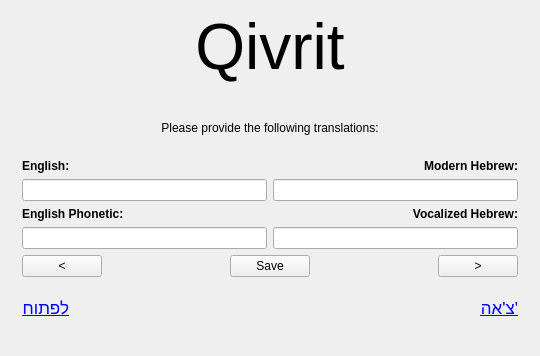
<?xml version="1.0" encoding="UTF-8"?>
<ui version="4.0">
 <class>MainWindow</class>
 <widget class="QMainWindow" name="MainWindow">
  <property name="geometry">
   <rect>
    <x>0</x>
    <y>0</y>
    <width>540</width>
    <height>356</height>
   </rect>
  </property>
  <property name="windowTitle">
   <string>Qivrit</string>
  </property>
  <widget class="QWidget" name="centralWidget">
   <layout class="QVBoxLayout" name="verticalLayout_5">
    <item>
     <layout class="QHBoxLayout" name="horizontalLayout_4">
      <item>
       <widget class="QLabel" name="label">
        <property name="autoFillBackground">
         <bool>false</bool>
        </property>
        <property name="text">
         <string>&lt;!DOCTYPE HTML PUBLIC &quot;-//W3C//DTD HTML 4.0//EN&quot; &quot;http://www.w3.org/TR/REC-html40/strict.dtd&quot;&gt;
&lt;html&gt;&lt;head&gt;&lt;meta name=&quot;qrichtext&quot; content=&quot;1&quot; /&gt;&lt;style type=&quot;text/css&quot;&gt;
p, li { white-space: pre-wrap; }
&lt;/style&gt;&lt;/head&gt;&lt;body style=&quot; font-family:'Lucida Grande'; font-size:13pt; font-weight:400; font-style:normal;&quot;&gt;
&lt;p align=&quot;center&quot; style=&quot; margin-top:0px; margin-bottom:0px; margin-left:0px; margin-right:0px; -qt-block-indent:0; text-indent:0px;&quot;&gt;&lt;span style=&quot; font-size:48pt;&quot;&gt;Qivrit&lt;/span&gt;&lt;/p&gt;&lt;/body&gt;&lt;/html&gt;</string>
        </property>
       </widget>
      </item>
     </layout>
    </item>
    <item>
     <widget class="QStackedWidget" name="stackedWidget">
      <property name="currentIndex">
       <number>2</number>
      </property>
      <widget class="QWidget" name="welcomePage">
       <layout class="QVBoxLayout" name="verticalLayout_2">
        <item>
         <spacer name="verticalSpacer">
          <property name="orientation">
           <enum>Qt::Vertical</enum>
          </property>
          <property name="sizeHint" stdset="0">
           <size>
            <width>20</width>
            <height>85</height>
           </size>
          </property>
         </spacer>
        </item>
        <item>
         <widget class="QPushButton" name="startAlphabetTrainingButton">
          <property name="text">
           <string>Alphabet Training</string>
          </property>
         </widget>
        </item>
        <item>
         <widget class="QPushButton" name="startWordsNSentencesButton">
          <property name="text">
           <string>Words &amp;&amp; Sentences</string>
          </property>
         </widget>
        </item>
        <item>
         <widget class="QPushButton" name="startTranslationHelpButton">
          <property name="text">
           <string>Translation Help</string>
          </property>
         </widget>
        </item>
        <item>
         <layout class="QHBoxLayout" name="horizontalLayout">
          <item>
           <widget class="QLabel" name="creditsLabel">
            <property name="text">
             <string>by Arend van Beelen jr.</string>
            </property>
           </widget>
          </item>
          <item>
           <spacer name="horizontalSpacer_4">
            <property name="orientation">
             <enum>Qt::Horizontal</enum>
            </property>
            <property name="sizeHint" stdset="0">
             <size>
              <width>40</width>
              <height>20</height>
             </size>
            </property>
           </spacer>
          </item>
          <item>
           <widget class="QLabel" name="newLessonLabel">
            <property name="toolTip">
             <string>New</string>
            </property>
            <property name="text">
             <string>&lt;!DOCTYPE HTML PUBLIC &quot;-//W3C//DTD HTML 4.0//EN&quot; &quot;http://www.w3.org/TR/REC-html40/strict.dtd&quot;&gt;
&lt;html&gt;&lt;head&gt;&lt;meta name=&quot;qrichtext&quot; content=&quot;1&quot; /&gt;&lt;style type=&quot;text/css&quot;&gt;
p, li { white-space: pre-wrap; }
&lt;/style&gt;&lt;/head&gt;&lt;body style=&quot; font-family:'Lucida Grande'; font-size:13pt; font-weight:400; font-style:normal;&quot;&gt;
&lt;p dir='rtl' style=&quot; margin-top:0px; margin-bottom:0px; margin-left:0px; margin-right:0px; -qt-block-indent:0; text-indent:0px;&quot;&gt;&lt;a href=&quot;new&quot;&gt;&lt;span style=&quot; text-decoration: underline; color:#0000ff;&quot;&gt;חדש&lt;/span&gt;&lt;/a&gt;&lt;/p&gt;&lt;/body&gt;&lt;/html&gt;</string>
            </property>
           </widget>
          </item>
         </layout>
        </item>
       </layout>
      </widget>
      <widget class="QWidget" name="alphabetPage">
       <layout class="QVBoxLayout" name="verticalLayout">
        <item>
         <widget class="QLabel" name="explanationLabel">
          <property name="text">
           <string>Please give the name of the Hebrew character below...</string>
          </property>
          <property name="alignment">
           <set>Qt::AlignCenter</set>
          </property>
         </widget>
        </item>
        <item>
         <widget class="QLabel" name="questionLabel">
          <property name="font">
           <font>
            <family>Helvetica</family>
            <pointsize>72</pointsize>
            <weight>50</weight>
            <italic>false</italic>
            <bold>false</bold>
           </font>
          </property>
          <property name="text">
           <string>א</string>
          </property>
          <property name="alignment">
           <set>Qt::AlignCenter</set>
          </property>
         </widget>
        </item>
        <item>
         <widget class="QLineEdit" name="answerEdit"/>
        </item>
        <item>
         <widget class="QLabel" name="answerFeedbackLabel">
          <property name="styleSheet">
           <string notr="true">font-weight: bold</string>
          </property>
          <property name="text">
           <string>Good!</string>
          </property>
          <property name="alignment">
           <set>Qt::AlignCenter</set>
          </property>
         </widget>
        </item>
        <item>
         <layout class="QHBoxLayout" name="horizontalLayout_2">
          <item>
           <spacer name="horizontalSpacer">
            <property name="orientation">
             <enum>Qt::Horizontal</enum>
            </property>
            <property name="sizeHint" stdset="0">
             <size>
              <width>40</width>
              <height>20</height>
             </size>
            </property>
           </spacer>
          </item>
          <item>
           <widget class="QPushButton" name="continueButton">
            <property name="text">
             <string>Continue</string>
            </property>
           </widget>
          </item>
          <item>
           <spacer name="horizontalSpacer_2">
            <property name="orientation">
             <enum>Qt::Horizontal</enum>
            </property>
            <property name="sizeHint" stdset="0">
             <size>
              <width>40</width>
              <height>20</height>
             </size>
            </property>
           </spacer>
          </item>
         </layout>
        </item>
        <item>
         <layout class="QHBoxLayout" name="horizontalLayout_3">
          <item>
           <widget class="QLabel" name="remainingQuestionsLabel">
            <property name="text">
             <string>5 questions remaining</string>
            </property>
           </widget>
          </item>
          <item>
           <spacer name="horizontalSpacer_3">
            <property name="orientation">
             <enum>Qt::Horizontal</enum>
            </property>
            <property name="sizeHint" stdset="0">
             <size>
              <width>40</width>
              <height>20</height>
             </size>
            </property>
           </spacer>
          </item>
          <item>
           <widget class="QLabel" name="exitLabel">
            <property name="toolTip">
             <string>Exit</string>
            </property>
            <property name="styleSheet">
             <string notr="true">a { text-decoration: none }</string>
            </property>
            <property name="text">
             <string>&lt;!DOCTYPE HTML PUBLIC &quot;-//W3C//DTD HTML 4.0//EN&quot; &quot;http://www.w3.org/TR/REC-html40/strict.dtd&quot;&gt;
&lt;html&gt;&lt;head&gt;&lt;meta name=&quot;qrichtext&quot; content=&quot;1&quot; /&gt;&lt;style type=&quot;text/css&quot;&gt;
p, li { white-space: pre-wrap; }
&lt;/style&gt;&lt;/head&gt;&lt;body style=&quot; font-family:'Lucida Grande'; font-size:13pt; font-weight:400; font-style:normal;&quot;&gt;
&lt;p dir='rtl' style=&quot; margin-top:0px; margin-bottom:0px; margin-left:0px; margin-right:0px; -qt-block-indent:0; text-indent:0px;&quot;&gt;&lt;a href=&quot;home&quot;&gt;&lt;span style=&quot; text-decoration: underline; color:#0000ff;&quot;&gt;'צ'אה&lt;/span&gt;&lt;/a&gt;&lt;/p&gt;&lt;/body&gt;&lt;/html&gt;</string>
            </property>
           </widget>
          </item>
         </layout>
        </item>
       </layout>
      </widget>
      <widget class="QWidget" name="translatePage">
       <layout class="QVBoxLayout" name="verticalLayout_6">
        <item>
         <widget class="QLabel" name="label_2">
          <property name="layoutDirection">
           <enum>Qt::RightToLeft</enum>
          </property>
          <property name="text">
           <string>Please provide the following translations:</string>
          </property>
          <property name="alignment">
           <set>Qt::AlignCenter</set>
          </property>
         </widget>
        </item>
        <item>
         <layout class="QHBoxLayout" name="horizontalLayout_6">
          <item>
           <layout class="QVBoxLayout" name="verticalLayout_3">
            <item>
             <widget class="QLabel" name="label_3">
              <property name="font">
               <font>
                <weight>75</weight>
                <bold>true</bold>
               </font>
              </property>
              <property name="text">
               <string>English:</string>
              </property>
             </widget>
            </item>
            <item>
             <widget class="QLineEdit" name="englishLineEdit"/>
            </item>
            <item>
             <widget class="QLabel" name="label_4">
              <property name="font">
               <font>
                <weight>75</weight>
                <bold>true</bold>
               </font>
              </property>
              <property name="text">
               <string>English Phonetic:</string>
              </property>
             </widget>
            </item>
            <item>
             <widget class="QLineEdit" name="englishPhoneticLineEdit"/>
            </item>
           </layout>
          </item>
          <item>
           <layout class="QVBoxLayout" name="verticalLayout_4">
            <item>
             <widget class="QLabel" name="label_5">
              <property name="font">
               <font>
                <weight>75</weight>
                <bold>true</bold>
               </font>
              </property>
              <property name="layoutDirection">
               <enum>Qt::LeftToRight</enum>
              </property>
              <property name="text">
               <string>Modern Hebrew:</string>
              </property>
              <property name="alignment">
               <set>Qt::AlignRight|Qt::AlignTrailing|Qt::AlignVCenter</set>
              </property>
             </widget>
            </item>
            <item>
             <widget class="QLineEdit" name="modernHebrewLineEdit">
              <property name="layoutDirection">
               <enum>Qt::RightToLeft</enum>
              </property>
              <property name="locale">
               <locale language="Hebrew" country="Israel"/>
              </property>
              <property name="frame">
               <bool>true</bool>
              </property>
              <property name="echoMode">
               <enum>QLineEdit::Normal</enum>
              </property>
              <property name="cursorPosition">
               <number>0</number>
              </property>
              <property name="alignment">
               <set>Qt::AlignLeading|Qt::AlignLeft|Qt::AlignTop</set>
              </property>
             </widget>
            </item>
            <item>
             <widget class="QLabel" name="label_6">
              <property name="font">
               <font>
                <weight>75</weight>
                <bold>true</bold>
               </font>
              </property>
              <property name="layoutDirection">
               <enum>Qt::LeftToRight</enum>
              </property>
              <property name="text">
               <string>Vocalized Hebrew:</string>
              </property>
              <property name="alignment">
               <set>Qt::AlignRight|Qt::AlignTrailing|Qt::AlignVCenter</set>
              </property>
             </widget>
            </item>
            <item>
             <widget class="QLineEdit" name="vocalizedHebrewLineEdit">
              <property name="layoutDirection">
               <enum>Qt::RightToLeft</enum>
              </property>
              <property name="locale">
               <locale language="Hebrew" country="Israel"/>
              </property>
              <property name="alignment">
               <set>Qt::AlignLeading|Qt::AlignLeft|Qt::AlignTop</set>
              </property>
             </widget>
            </item>
           </layout>
          </item>
         </layout>
        </item>
        <item>
         <layout class="QHBoxLayout" name="horizontalLayout_5">
          <item>
           <widget class="QPushButton" name="previousButton">
            <property name="text">
             <string>&lt;</string>
            </property>
           </widget>
          </item>
          <item>
           <spacer name="horizontalSpacer_5">
            <property name="orientation">
             <enum>Qt::Horizontal</enum>
            </property>
            <property name="sizeHint" stdset="0">
             <size>
              <width>40</width>
              <height>20</height>
             </size>
            </property>
           </spacer>
          </item>
          <item>
           <widget class="QPushButton" name="saveButton">
            <property name="text">
             <string>Save</string>
            </property>
           </widget>
          </item>
          <item>
           <spacer name="horizontalSpacer_6">
            <property name="orientation">
             <enum>Qt::Horizontal</enum>
            </property>
            <property name="sizeHint" stdset="0">
             <size>
              <width>40</width>
              <height>20</height>
             </size>
            </property>
           </spacer>
          </item>
          <item>
           <widget class="QPushButton" name="nextButton">
            <property name="text">
             <string>&gt;</string>
            </property>
           </widget>
          </item>
         </layout>
        </item>
        <item>
         <layout class="QHBoxLayout" name="horizontalLayout_7">
          <item>
           <widget class="QLabel" name="openLabel">
            <property name="toolTip">
             <string>Open...</string>
            </property>
            <property name="text">
             <string>&lt;!DOCTYPE HTML PUBLIC &quot;-//W3C//DTD HTML 4.0//EN&quot; &quot;http://www.w3.org/TR/REC-html40/strict.dtd&quot;&gt;
&lt;html&gt;&lt;head&gt;&lt;meta name=&quot;qrichtext&quot; content=&quot;1&quot; /&gt;&lt;style type=&quot;text/css&quot;&gt;
p, li { white-space: pre-wrap; }
&lt;/style&gt;&lt;/head&gt;&lt;body style=&quot; font-family:'Lucida Grande'; font-size:13pt; font-weight:400; font-style:normal;&quot;&gt;
&lt;p dir='rtl' style=&quot; margin-top:0px; margin-bottom:0px; margin-left:0px; margin-right:0px; -qt-block-indent:0; text-indent:0px;&quot;&gt;&lt;a href=&quot;open&quot;&gt;&lt;span style=&quot; text-decoration: underline; color:#0000ff;&quot;&gt;לפתוח&lt;/span&gt;&lt;/a&gt;&lt;/p&gt;&lt;/body&gt;&lt;/html&gt;</string>
            </property>
           </widget>
          </item>
          <item>
           <spacer name="horizontalSpacer_7">
            <property name="orientation">
             <enum>Qt::Horizontal</enum>
            </property>
            <property name="sizeHint" stdset="0">
             <size>
              <width>40</width>
              <height>20</height>
             </size>
            </property>
           </spacer>
          </item>
          <item>
           <widget class="QLabel" name="exitEditLabel">
            <property name="toolTip">
             <string>Exit</string>
            </property>
            <property name="styleSheet">
             <string notr="true">a { text-decoration: none }</string>
            </property>
            <property name="text">
             <string>&lt;!DOCTYPE HTML PUBLIC &quot;-//W3C//DTD HTML 4.0//EN&quot; &quot;http://www.w3.org/TR/REC-html40/strict.dtd&quot;&gt;
&lt;html&gt;&lt;head&gt;&lt;meta name=&quot;qrichtext&quot; content=&quot;1&quot; /&gt;&lt;style type=&quot;text/css&quot;&gt;
p, li { white-space: pre-wrap; }
&lt;/style&gt;&lt;/head&gt;&lt;body style=&quot; font-family:'Lucida Grande'; font-size:13pt; font-weight:400; font-style:normal;&quot;&gt;
&lt;p dir='rtl' style=&quot; margin-top:0px; margin-bottom:0px; margin-left:0px; margin-right:0px; -qt-block-indent:0; text-indent:0px;&quot;&gt;&lt;a href=&quot;home&quot;&gt;&lt;span style=&quot; text-decoration: underline; color:#0000ff;&quot;&gt;'צ'אה&lt;/span&gt;&lt;/a&gt;&lt;/p&gt;&lt;/body&gt;&lt;/html&gt;</string>
            </property>
           </widget>
          </item>
         </layout>
        </item>
       </layout>
      </widget>
      <widget class="QWidget" name="trainingPage"/>
     </widget>
    </item>
   </layout>
  </widget>
 </widget>
 <layoutdefault spacing="6" margin="11"/>
 <resources/>
 <connections/>
</ui>
